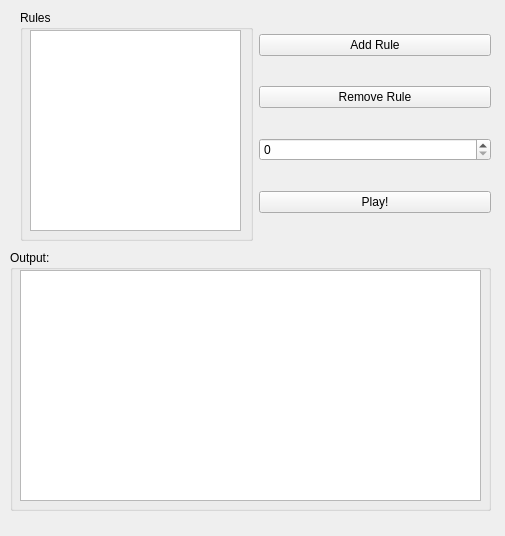
<?xml version="1.0" encoding="UTF-8"?>
<ui version="4.0">
 <class>MainWindow</class>
 <widget class="QMainWindow" name="MainWindow">
  <property name="geometry">
   <rect>
    <x>0</x>
    <y>0</y>
    <width>505</width>
    <height>536</height>
   </rect>
  </property>
  <property name="windowTitle">
   <string>MainWindow</string>
  </property>
  <widget class="QWidget" name="centralwidget">
   <widget class="QWidget" name="horizontalLayoutWidget">
    <property name="geometry">
     <rect>
      <x>20</x>
      <y>10</y>
      <width>471</width>
      <height>231</height>
     </rect>
    </property>
    <layout class="QHBoxLayout" name="horizontalLayout">
     <item>
      <widget class="QGroupBox" name="groupBox">
       <property name="maximumSize">
        <size>
         <width>300</width>
         <height>16777215</height>
        </size>
       </property>
       <property name="title">
        <string>Rules</string>
       </property>
       <widget class="QListView" name="lstRules">
        <property name="geometry">
         <rect>
          <x>10</x>
          <y>20</y>
          <width>211</width>
          <height>201</height>
         </rect>
        </property>
        <property name="maximumSize">
         <size>
          <width>250</width>
          <height>16777215</height>
         </size>
        </property>
       </widget>
      </widget>
     </item>
     <item>
      <layout class="QVBoxLayout" name="verticalLayout">
       <item>
        <widget class="QPushButton" name="btnAdd">
         <property name="text">
          <string>Add Rule</string>
         </property>
        </widget>
       </item>
       <item>
        <widget class="QPushButton" name="btnRemove">
         <property name="text">
          <string>Remove Rule</string>
         </property>
        </widget>
       </item>
       <item>
        <widget class="QSpinBox" name="spnMaxNum"/>
       </item>
       <item>
        <widget class="QPushButton" name="btnPlay">
         <property name="text">
          <string>Play!</string>
         </property>
        </widget>
       </item>
      </layout>
     </item>
    </layout>
   </widget>
   <widget class="QGroupBox" name="groupBox_2">
    <property name="geometry">
     <rect>
      <x>10</x>
      <y>250</y>
      <width>481</width>
      <height>261</height>
     </rect>
    </property>
    <property name="title">
     <string>Output:</string>
    </property>
    <widget class="QPlainTextEdit" name="txteOut">
     <property name="geometry">
      <rect>
       <x>10</x>
       <y>20</y>
       <width>461</width>
       <height>231</height>
      </rect>
     </property>
    </widget>
   </widget>
  </widget>
 </widget>
 <resources/>
 <connections/>
</ui>
